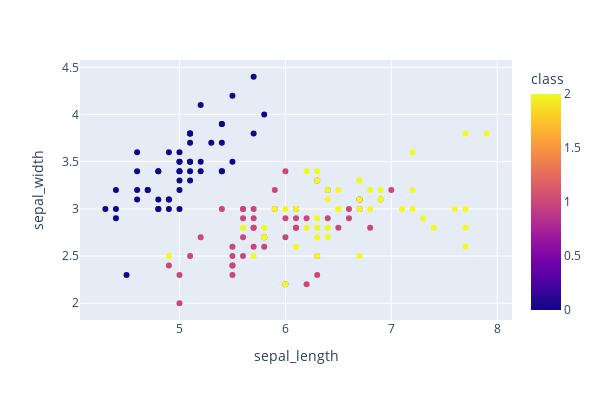

Notebook code for this chart:
### Code cell
df = pd.DataFrame(X, columns=['sepal_length', 'sepal_width'])
target = pd.DataFrame(y, columns=['class'])
df = pd.concat([df, target], axis=1)
px.scatter(df, x='sepal_length', y='sepal_width', color='class', width=600, height=400)

### Figure 1 — Plotly figure (JSON) as saved in the notebook; plotly's stock layout.template omitted (floating-point values rounded to 4 significant figures; data arrays with more than 128 entries replaced by an {"elided": "..."} marker saying what was removed)
{"data": [{"hovertemplate": "sepal_length=%{x}<br>sepal_width=%{y}<br>class=%{marker.color}<extra></extra>", "legendgroup": "", "marker": {"color": {"elided": "150 int values"}, "coloraxis": "coloraxis", "symbol": "circle"}, "mode": "markers", "name": "", "orientation": "v", "showlegend": false, "type": "scatter", "x": {"elided": "150 float values"}, "xaxis": "x", "y": {"elided": "150 float values"}, "yaxis": "y"}], "layout": {"coloraxis": {"colorbar": {"title": {"text": "class"}}, "colorscale": [[0, "#0d0887"], [0.1111, "#46039f"], [0.2222, "#7201a8"], [0.3333, "#9c179e"], [0.4444, "#bd3786"], [0.5556, "#d8576b"], [0.6667, "#ed7953"], [0.7778, "#fb9f3a"], [0.8889, "#fdca26"], [1, "#f0f921"]]}, "height": 400, "legend": {"tracegroupgap": 0}, "margin": {"t": 60}, "width": 600, "xaxis": {"anchor": "y", "domain": [0, 1], "title": {"text": "sepal_length"}}, "yaxis": {"anchor": "x", "domain": [0, 1], "title": {"text": "sepal_width"}}}}
